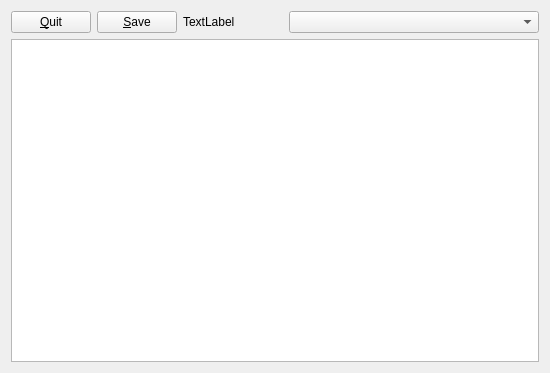
<?xml version="1.0" encoding="UTF-8"?>
<ui version="4.0">
 <class>MoreWidget</class>
 <widget class="QWidget" name="MoreWidget">
  <property name="geometry">
   <rect>
    <x>0</x>
    <y>0</y>
    <width>539</width>
    <height>373</height>
   </rect>
  </property>
  <property name="windowTitle">
   <string>More</string>
  </property>
  <layout class="QGridLayout" name="gridLayout">
   <item row="0" column="2">
    <widget class="QLabel" name="comboLabel">
     <property name="minimumSize">
      <size>
       <width>100</width>
       <height>0</height>
      </size>
     </property>
     <property name="text">
      <string>TextLabel</string>
     </property>
    </widget>
   </item>
   <item row="0" column="3">
    <widget class="QComboBox" name="comboItemsSameParent">
     <property name="minimumSize">
      <size>
       <width>250</width>
       <height>0</height>
      </size>
     </property>
    </widget>
   </item>
   <item row="1" column="0" colspan="4">
    <widget class="QTextBrowser" name="textBrowser"/>
   </item>
   <item row="0" column="0">
    <widget class="QPushButton" name="quitButton">
     <property name="text">
      <string>&amp;Quit</string>
     </property>
    </widget>
   </item>
   <item row="0" column="1">
    <widget class="QPushButton" name="saveButton">
     <property name="text">
      <string>&amp;Save</string>
     </property>
    </widget>
   </item>
  </layout>
 </widget>
 <resources/>
 <connections/>
</ui>
